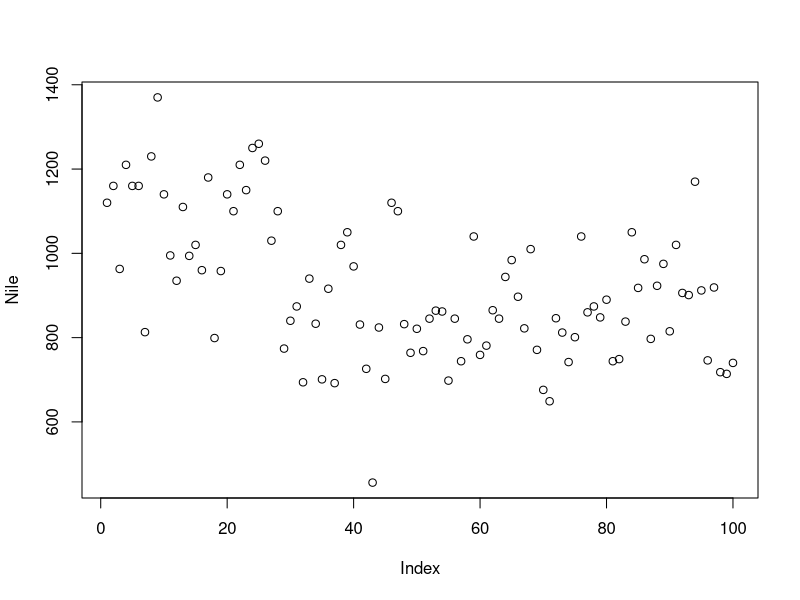
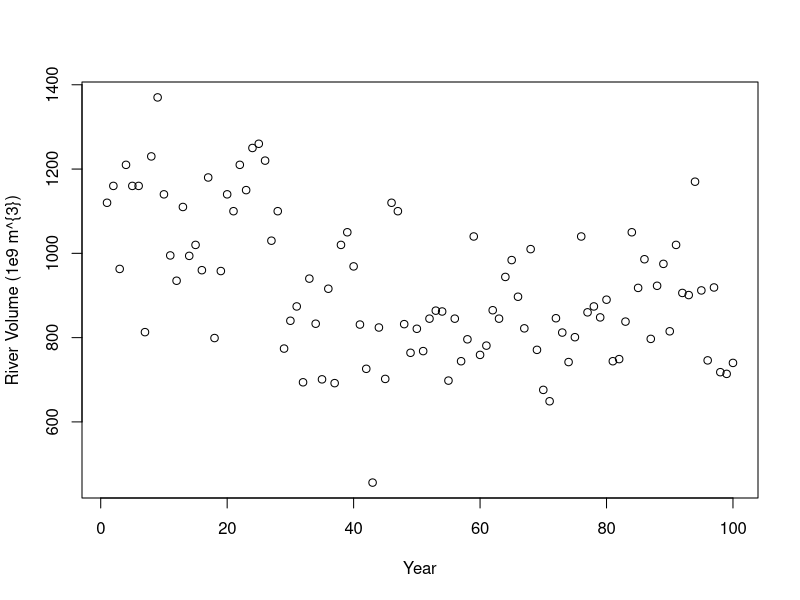
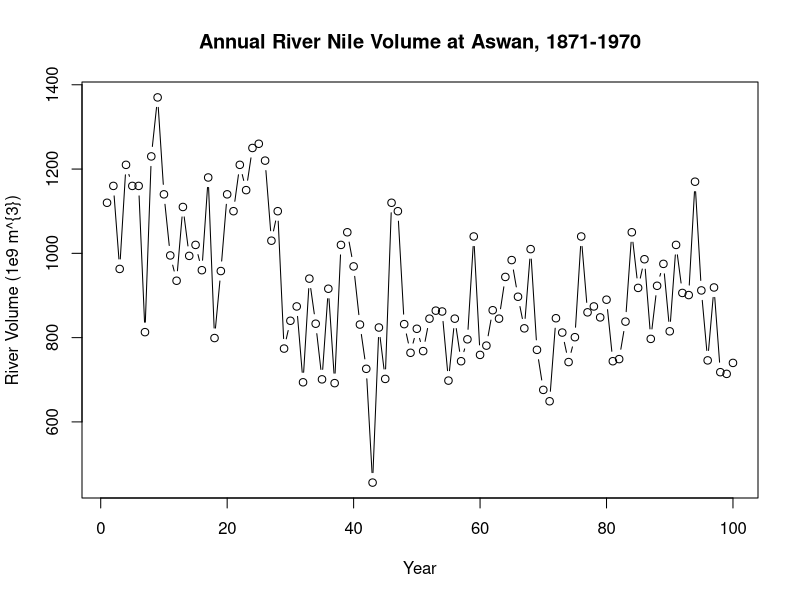

Generate these figures, in order, with R: (Note: this script raises an error after producing the figures.)
library(datasets)
Nile <-as.vector(Nile)
# Print the Nile dataset
print(Nile)

# List the number of observations in the Nile dataset

length(Nile)
# Display the first 10 elements of the Nile dataset
head(Nile, n = 10)

# Display the last 12 elements of the Nile dataset
tail(Nile,n= 12)


## Basic time series plot
# Plot the Nile data
plot(Nile)

# Plot the Nile data with xlab and ylab arguments
plot(Nile, xlab = "Year", ylab = "River Volume (1e9 m^{3})")

# Plot the Nile data with xlab, ylab, main, and type arguments
plot(Nile, xlab = "Year", ylab = "River Volume (1e9 m^{3})",main = "Annual River Nile Volume at Aswan, 1871-1970",type = "b" )
#
##What does the time index tell us?
#
# Plot the continuous_series using continuous time indexing
par(mfrow=c(2,1))
plot(continuous_time_index,continuous_series, type = "b")

# Make a discrete time index using 1:20 
discrete_time_index <-c(1:20)

# Now plot the continuous_series using discrete time indexing
plot(discrete_time_index,continuous_series, type = "b")

#
##Identifying the sampling frequency
#
# Plot AirPassengers
data("AirPassengers")
plot(AirPassengers)
# View the start and end dates of AirPassengers
start(AirPassengers)
end(AirPassengers)

# Use time(), deltat(), frequency(), and cycle() with AirPassengers 
time(AirPassengers)
deltat(AirPassengers)
frequency(AirPassengers)
cycle(AirPassengers)


# Compute the mean of AirPassengers
mean(AirPassengers,na.rm = TRUE)

# Impute mean values to NA in AirPassengers for missing data
AirPassengers[85:96] <- mean(AirPassengers, na.rm = TRUE)

# Generate another plot of AirPassengers

plot(AirPassengers)
# Add the complete AirPassengers data to your plot
rm(AirPassengers)
points(AirPassengers, type = "l", col = 2, lty = 3)
#
###Creating a time series object with ts()
#
# Use print() and plot() to view data_vector
print(data_vector)
plot(data_vector)

# Convert data_vector to a ts object with start = 2004 and frequency = 4
time_series <-  ts(data_vector,start = 2004, frequency = 4)

# Use print() and plot() to view time_series
print(time_series)
plot(time_series)


## Check whether or not an object is a time-series
# Check whether data_vector and time_series are ts objects
is.ts(data_vector)
is.ts(time_series)

# Check whether Nile is a ts object
is.ts(Nile)

# Check whether AirPassengers is a ts object
is.ts(AirPassengers)

# Check whether eu_stocks is a ts object
is.ts(eu_stocks)

# View the start, end, and frequency of eu_stocks
start(eu_stocks)
end(eu_stocks)
frequency(eu_stocks)

#
## Plotting a time series object
#
data(EuStockMarkets)

# Generate a simple plot of eu_stocks
plot(EuStockMarkets)

# Use ts.plot with eu_stocks
ts.plot(EuStockMarkets, col = 1:4, xlab = "Year", ylab = "Index Value", main = "Major European Stock Indices, 1991-1998")

# Add a legend to your ts.plot
legend("topleft", colnames(EuStockMarkets), lty = 1, col = 1:4, bty = "n")
